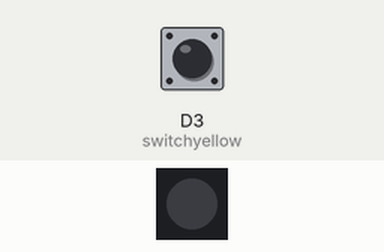
Recording of a program running on a simulated CircuitPython board. Shown: 1 RGB LEDs in strip order, left to right. The test bench sets the inputs (shaded band); at power-on: D3 (switchyellow) LOW. Dim RGB values are drawn brighter than linear.

Above: at 1.2 s.
1.3 s: D3 (switchyellow) pulled HIGH for 1 s
At 2.8 s:
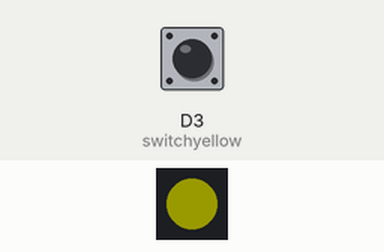
3.8 s: D3 (switchyellow) pulled HIGH for 0.35 s
At 4.2 s:
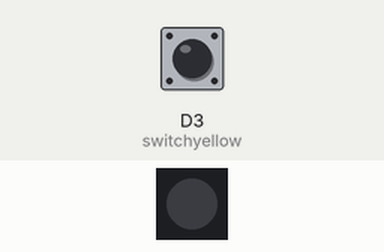
5.6 s: D3 (switchyellow) pulled HIGH for 3.2 s
At 9.1 s:
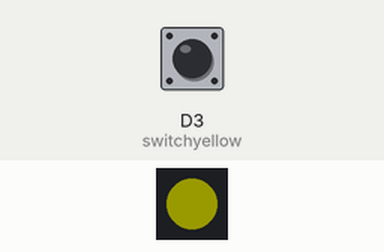
Timing chart, 0 to 10.6 s (numbered marks = the images above; inputs shaded):
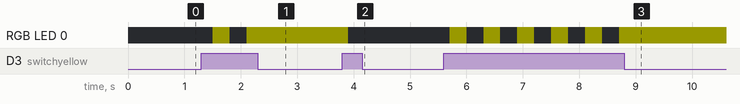

The program:

z_toggle_switch.py
```python
import board
import time
from digitalio import DigitalInOut, Direction, Pull
import adafruit_dotstar

led = adafruit_dotstar.DotStar(board.APA102_SCK, board.APA102_MOSI, 1)
led.brightness = 0.1

switchyellow = DigitalInOut(board.D3)
switchyellow.direction = Direction.INPUT
switchyellow.pull = Pull.DOWN

button_state = False

while True:
    if switchyellow.value:
        if button_state:
            button_state = False
            led.value = False
            led[0] = (0, 0, 0)
        else:
            button_state = True
            led.value = True
            led[0] = (255, 255, 0)

    time.sleep(0.3)
```

Measured:
- after the input at 1.3 s, RGB LED 0: off → RGB(25, 25, 0) after 0.20 s, → off 0.30 s later, → RGB(25, 25, 0) 0.30 s later
- after the input at 3.8 s, RGB LED 0: RGB(25, 25, 0) → off after 0.10 s
- after the input at 5.6 s, RGB LED 0: alternates RGB(25, 25, 0) for 0.30 s and off for 0.30 s, 11 changes in all, then stays RGB(25, 25, 0), starting after 0.10 s
